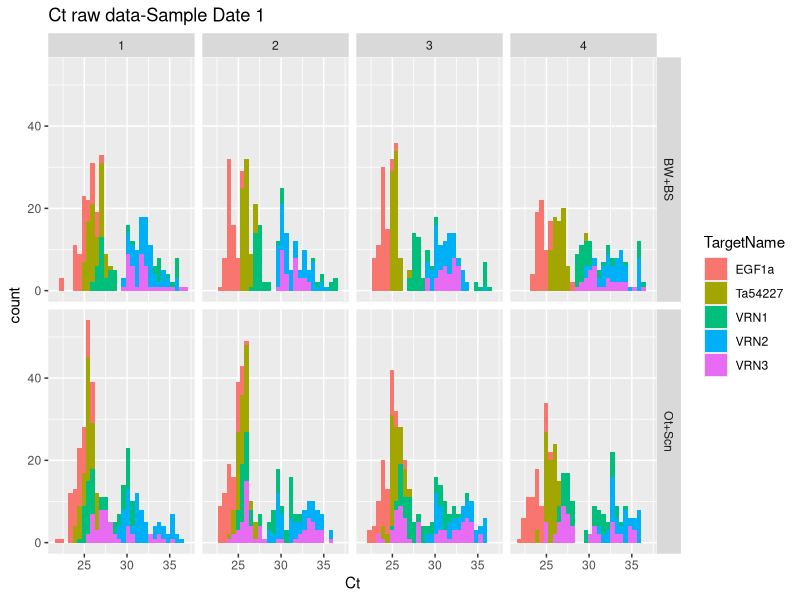
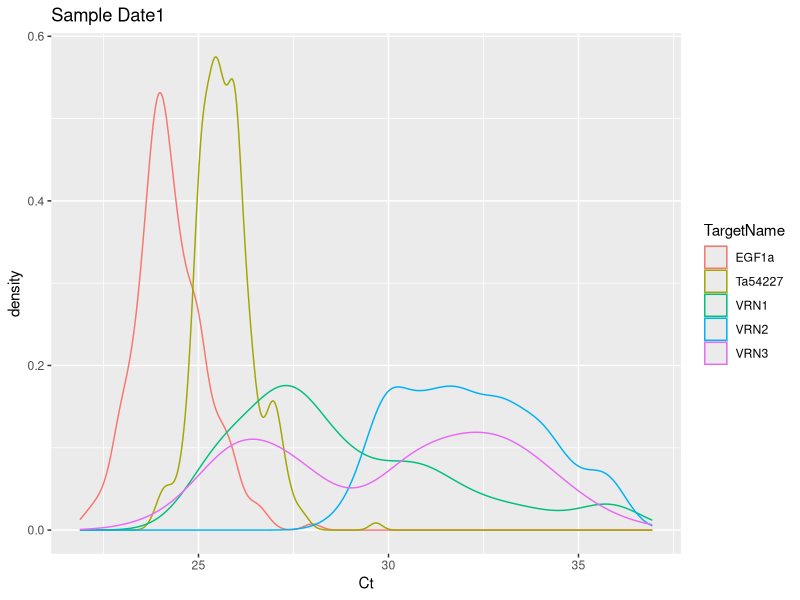
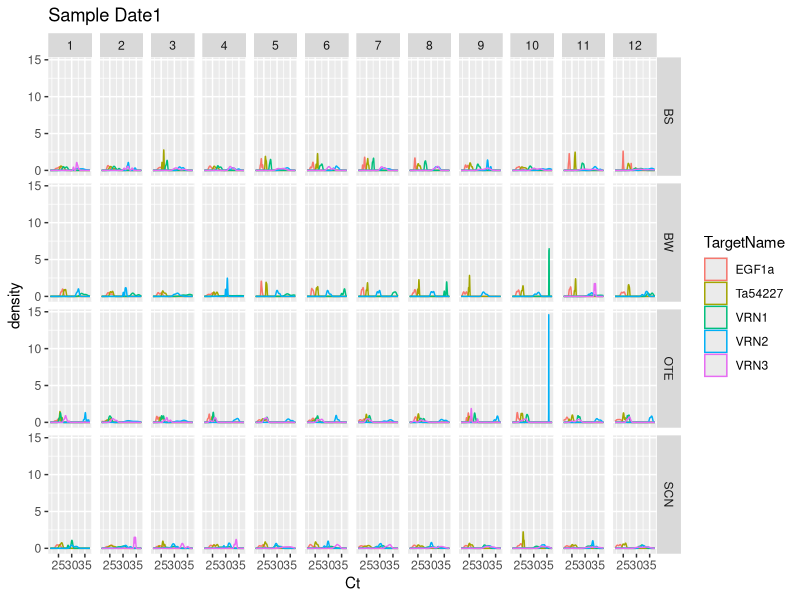
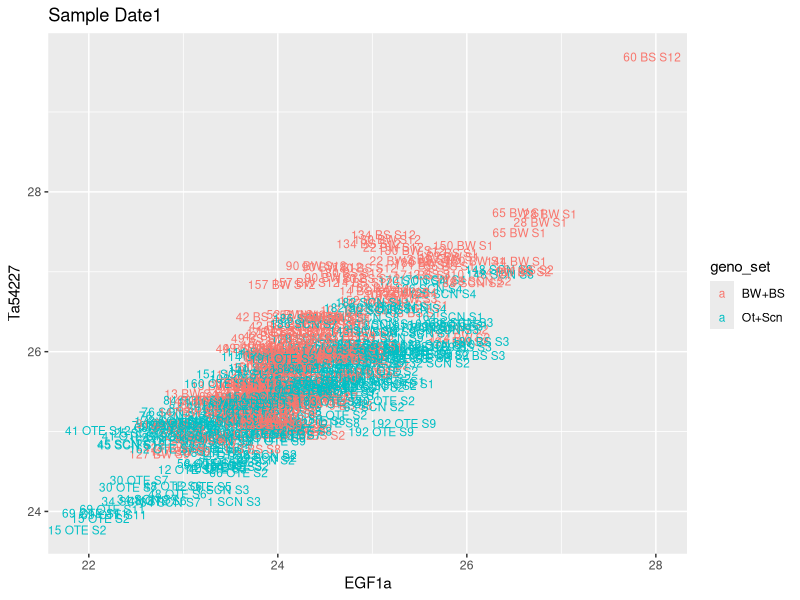
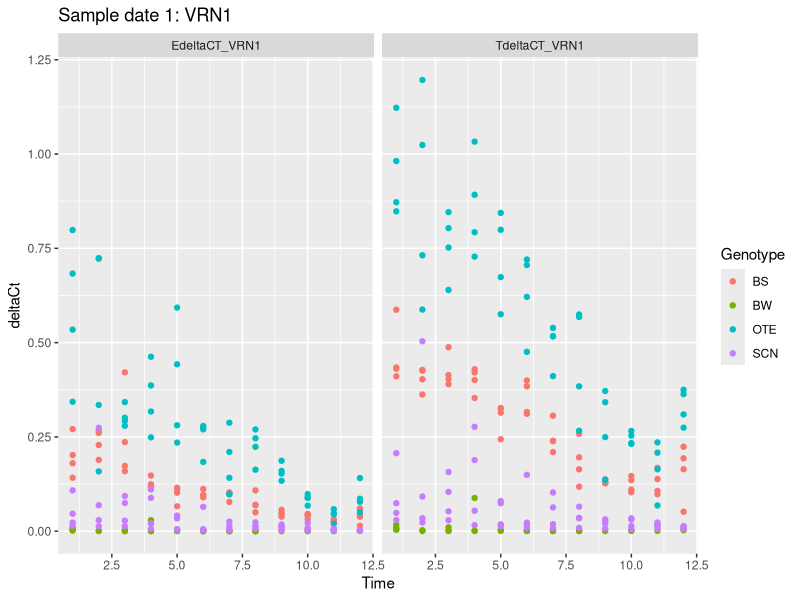
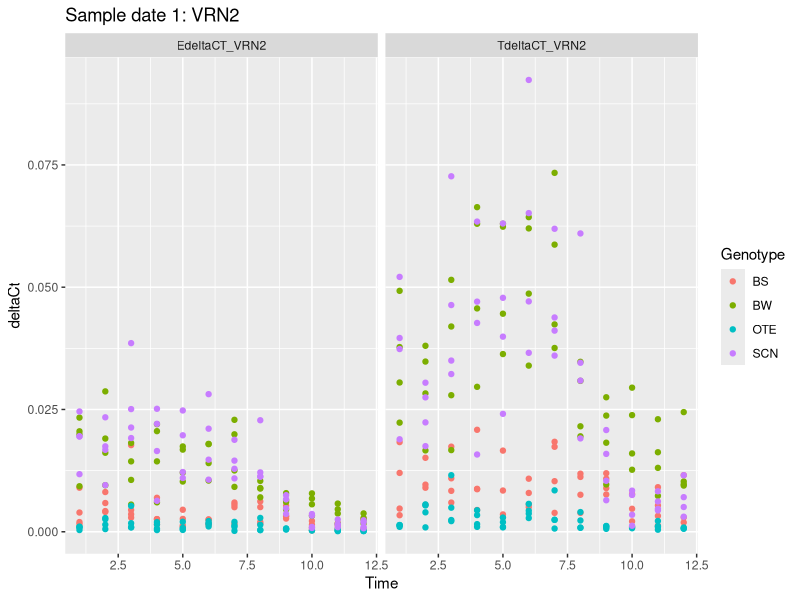
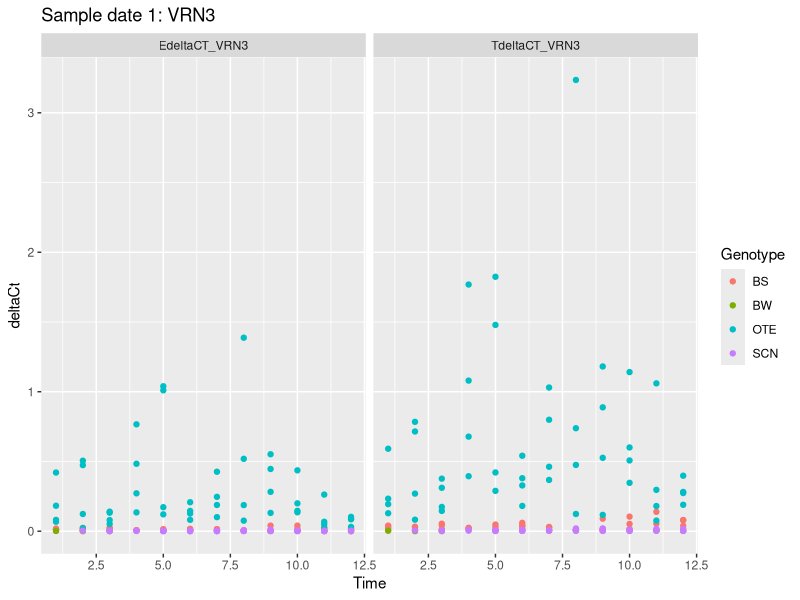

Generate these figures, in order, with R:
## ---- chunk 1
library(knitr)
rm(list=ls())
opts_chunk$set(fig.width=12, fig.height=8, fig.path='Figs/',
               echo=TRUE, warning=FALSE, message=FALSE)
## ---- chunk 2
library(gdata)
library(data.table)
library(dplyr)
library(tidyr)
library(ggplot2)
library(car)

## ---- chunk 3
raw_dt <- fread('Sampledat1_raw.csv',stringsAsFactors=TRUE)
## ---- chunk 4
raw_dt[grep("188|189",raw_dt$SampleName)]
## ---- chunk 5
raw_dt[grep("188",raw_dt$SampleName)]$SampleName <- "SWAP"
raw_dt[grep("189",raw_dt$SampleName)]$SampleName <- "188 SCN S2"
raw_dt[grep("SWAP",raw_dt$SampleName)]$SampleName <-"189 BS S3" 
raw_dt[grep("188|189",raw_dt$SampleName)]
## ---- chunk 6
raw_dt %>% ggplot(aes(x=Ct,fill=TargetName)) + 
  geom_histogram(position='stack') + 
  facet_grid(geno_set ~ plate ) +
  ggtitle('Ct raw data-Sample Date 1')

## ---- chunk 7
raw_dt %>% filter(Task == 'Unknown' & SampleName != 'extra') %>%
  separate(SampleName,into=c('num','geno','date'),sep = " ") %>%
  mutate(date=as.numeric(gsub("S","",date))) %>%
  ggplot(data=.,aes(x=Ct)) +
  geom_density(aes(color=TargetName),alpha=0.3) +
  ggtitle('Sample Date1')

## ---- chunk 8
raw_dt %>% filter(Task == 'Unknown' & SampleName != 'extra') %>%
  separate(SampleName,into=c('num','geno','date'),sep = " ") %>%
  mutate(date=as.numeric(gsub("S","",date))) %>%
  ggplot(data=.,aes(x=Ct)) +
  geom_density(aes(color=TargetName),alpha=0.3) +
  facet_grid(geno ~ date) +
  ggtitle('Sample Date1')

## ---- chunk 9
raw_dt %>% 
  filter(Task == 'Unknown' & (TargetName == "EGF1a" | TargetName == "Ta54227")) %>%
  spread(TargetName,Ct) %>%
  ggplot(aes(x=EGF1a,y=Ta54227)) + 
  geom_text(size=3,aes(label=SampleName,color=geno_set)) +
  ggtitle('Sample Date1')
## ---- chunk 10
raw_dt %>% filter(Task == 'Unknown') %>%
  spread(TargetName,Ct) %>%
   arrange(SampleName)
## ---- chunk 11
sample_dt <- tbl_df(raw_dt %>% filter(Task == 'Unknown' & SampleName != 'extra') %>%
  spread(TargetName,Ct) %>% 
  group_by(plate,SampleName) %>% 
  summarise(EGF1a_mean=mean(EGF1a,na.rm=T),
            Ta54227_mean=mean(Ta54227,na.rm=T),
            VRN1_mean=mean(VRN1,na.rm=T),
            VRN2_mean=mean(VRN2,na.rm=T),
            VRN3_mean=mean(VRN3,na.rm=T)) %>%
  separate(SampleName, into=c('Pot','Genotype','Time')) %>%
    mutate(Time=as.numeric(gsub("S","",Time))) %>% 
    mutate(EdeltaCT_VRN1=2^-(VRN1_mean - EGF1a_mean),
                     EdeltaCT_VRN2=2^-(VRN2_mean - EGF1a_mean),
                     EdeltaCT_VRN3=2^-(VRN3_mean - EGF1a_mean)) %>%
    mutate(TdeltaCT_VRN1=2^-(VRN1_mean -  Ta54227_mean),
                     TdeltaCT_VRN2=2^-(VRN2_mean -  Ta54227_mean),
                     TdeltaCT_VRN3=2^-(VRN3_mean -  Ta54227_mean)) %>%
   arrange(Genotype,Time)
  )
 sample_dt

## ---- chunk 12
sample_dt %>% select(1:4, contains('deltaCT_VRN1')) %>%
  gather(gene,deltaCt,-1:-4) %>%
  ggplot(aes(x=Time,y=deltaCt)) +
  geom_point(aes(color=Genotype)) +
  facet_wrap(~ gene) +
  ggtitle('Sample date 1: VRN1')

## ---- chunk 13
sample_dt %>% select(1:4, contains('deltaCT_VRN2')) %>%
  gather(gene,deltaCt,-1:-4) %>%
  ggplot(aes(x=Time,y=deltaCt)) +
  geom_point(aes(color=Genotype)) +
  facet_wrap(~ gene) +
  ggtitle('Sample date 1: VRN2')

## ---- chunk 14
sample_dt %>% select(1:4, contains('deltaCT_VRN3')) %>%
  gather(gene,deltaCt,-1:-4) %>%
  ggplot(aes(x=Time,y=deltaCt)) +
  geom_point(aes(color=Genotype)) +
  facet_wrap(~ gene) +
  ggtitle('Sample date 1: VRN3')

## ---- chunk 15
raw_dt %>% 
  filter(Task=='IRC') %>%
  group_by(plate,TargetName) %>%
  summarise(mean=mean(Ct)) %>% spread(key = TargetName,value = mean)
## ---- chunk 16
write.csv(sample_dt,file='Sampledate1_bysample.csv',row.names=FALSE)
